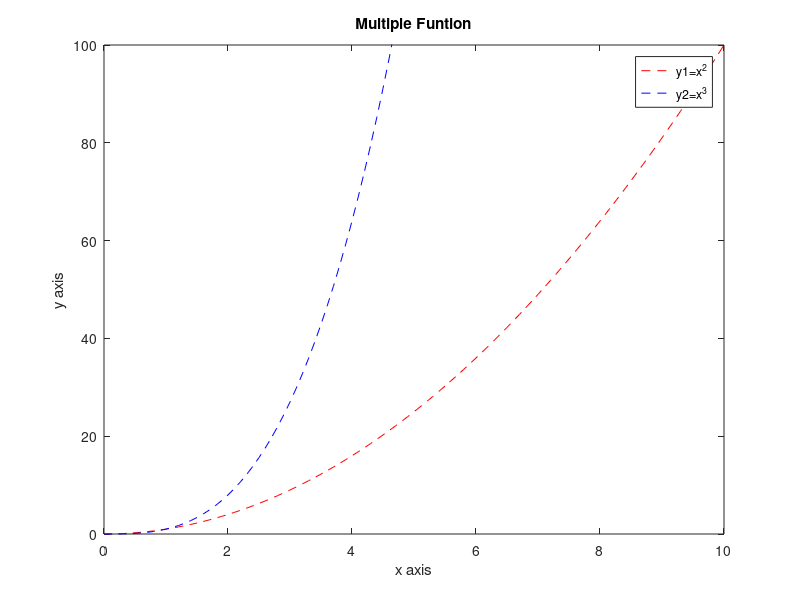

The MATLAB script that drew this image:
x=[0:0.1:10];

y1=x.^2;
y2=x.^3;

figure;
plot(x,y1,'--r');
hold on;
plot(x,y2,'--b')
hold off;

xlabel("x axis");
ylabel("y axis");
title('Multiple Funtion');
legend('y1=x^2','y2=x^3');
axis([0,10,0,100])